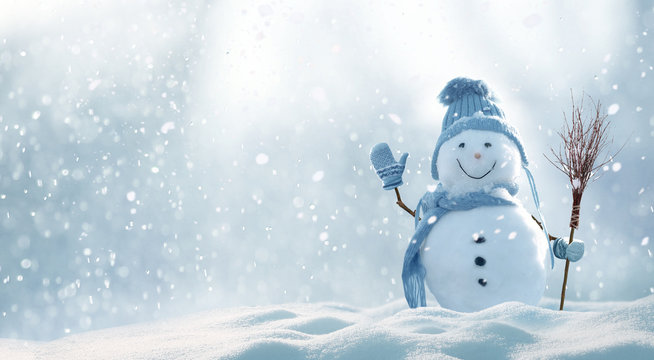
#> input picture Django, Flask/javascript/images/winter.jpg, 654 x 360 px, found by its file name
$ jupyter execute '22.비트연산(reverse).ipynb'
#> lines starting #> are read from the running program, lines starting #| are printed output that depends on the picture
[cell 1]
import cv2
import matplotlib.pyplot as plt
img = cv2.imread("d:/data/images/winter.jpg")
#> img is the input picture: shape (360, 654, 3); mean B, G, R 223.9, 215.3, 201.4
image_rgb = cv2.cvtColor(img, cv2.COLOR_BGR2RGB)
image_rgb.shape
#> Out = (360, 654, 3)

[cell 2]
dst = cv2.bitwise_not(img)
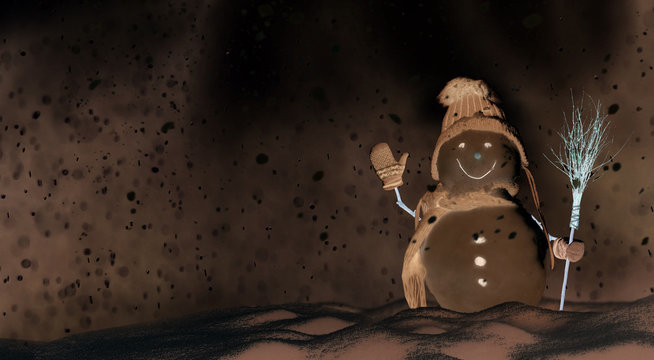
#> dst: shape (360, 654, 3); mean B, G, R 31.1, 39.7, 53.6

[cell 3]
plt.imshow(image_rgb)
plt.title('original')
plt.axis("off")
plt.show()
image_rgb = cv2.cvtColor(dst, cv2.COLOR_BGR2RGB)
plt.imshow(image_rgb)
plt.title('dst')
plt.axis("off")
plt.show()


$ run again, with Django, Flask/javascript/images/summer.jpg copied over Django, Flask/javascript/images/winter.jpg
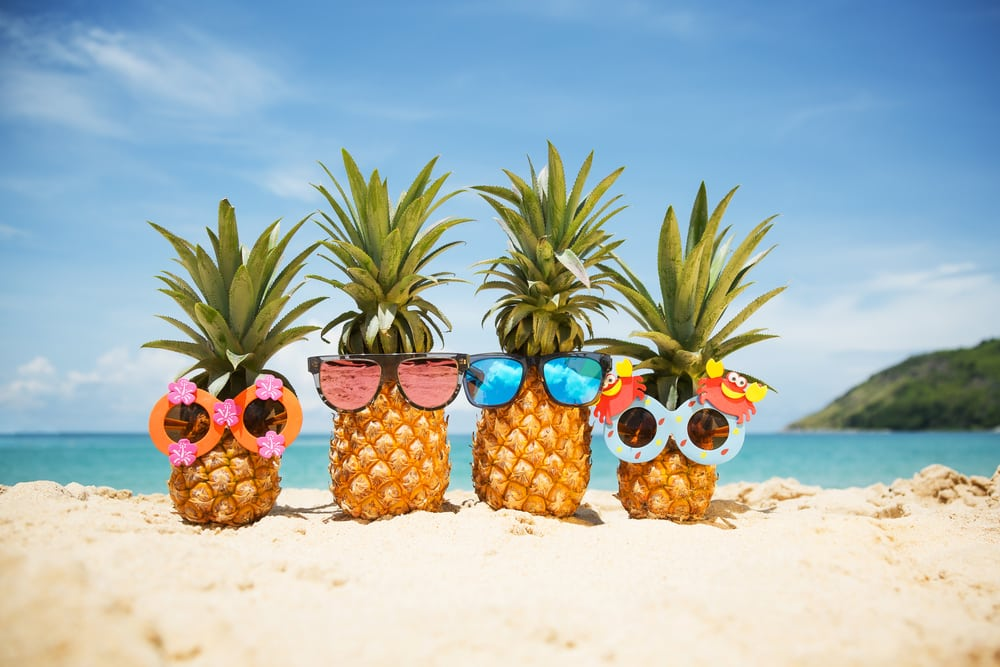
#> input picture Django, Flask/javascript/images/summer.jpg, 1000 x 667 px, found by its file name
#> img is the input picture: shape (667, 1000, 3); mean B, G, R 177.8, 179.5, 166.8
#> `dst = cv2.bitwise_not(img)`:
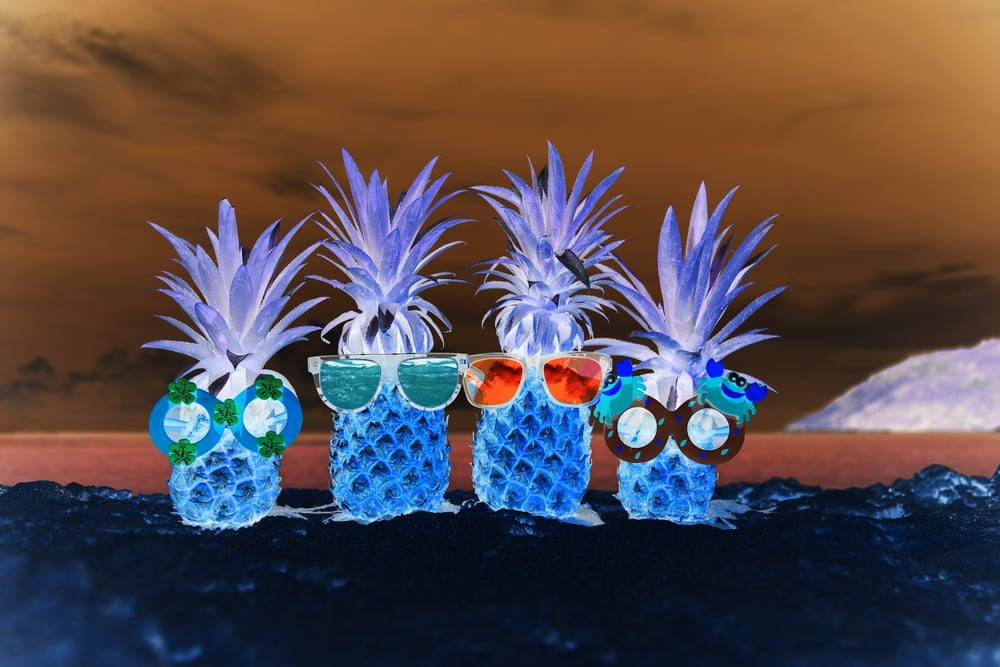
#> dst: shape (667, 1000, 3); mean B, G, R 77.2, 75.5, 88.2
